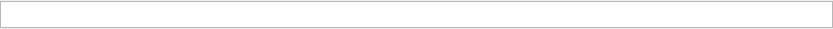
<?xml version="1.0" encoding="UTF-8"?>
<ui version="4.0">
 <class>Form</class>
 <widget class="QWidget" name="Form">
  <property name="geometry">
   <rect>
    <x>0</x>
    <y>0</y>
    <width>833</width>
    <height>29</height>
   </rect>
  </property>
  <property name="windowTitle">
   <string>Form</string>
  </property>
  <layout class="QVBoxLayout" name="verticalLayout">
   <property name="margin">
    <number>0</number>
   </property>
   <item>
    <layout class="QHBoxLayout" name="horizontalLayout_2">
     <item>
      <widget class="QListWidget" name="list_widget">
       <property name="maximumSize">
        <size>
         <width>16777215</width>
         <height>27</height>
        </size>
       </property>
       <property name="lineWidth">
        <number>1</number>
       </property>
       <property name="editTriggers">
        <set>QAbstractItemView::NoEditTriggers</set>
       </property>
       <property name="selectionMode">
        <enum>QAbstractItemView::MultiSelection</enum>
       </property>
       <property name="flow">
        <enum>QListView::LeftToRight</enum>
       </property>
      </widget>
     </item>
    </layout>
   </item>
  </layout>
 </widget>
 <resources/>
 <connections/>
</ui>
